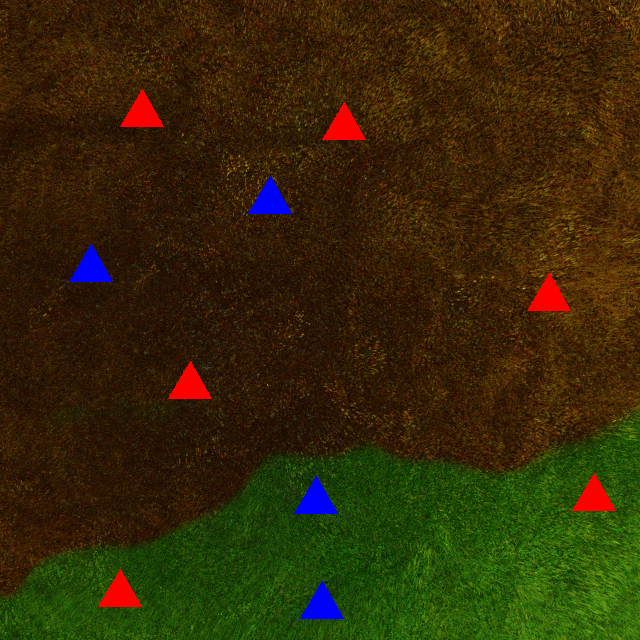
#> input picture 1.png, 640 x 640 px
$ python -i totalbluetriangles.py   (imports and definitions only)
#> lines starting #> are read from the running program, lines starting #| are printed output that depends on the picture; after the words box and inside, x2 and y2 are one past the last pixel; in counts of white or black regions, pixels touching at a corner belong together
import cv2 as cv
import numpy as np

def totalBlue(image):

#> called with image = '1.png'
    frame=cv.imread(image)
#> frame is the input picture: shape (640, 640, 3); mean B, G, R 7.3, 41.1, 52.4
    hsv = cv.cvtColor(frame, cv.COLOR_BGR2HSV)
#> hsv: shape (640, 640, 3); mean H, S, V 23.5, 233.2, 64.1
    lower_blue=np.array([90,50,50])
    upper_blue=np.array([130,255,255])
    mask = cv.inRange(hsv, lower_blue, upper_blue)
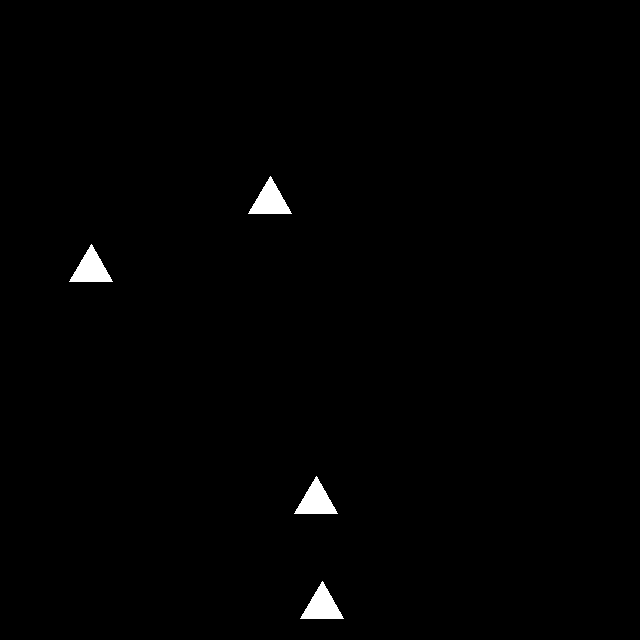
#> mask: shape (640, 640); 0.83% white; 4 white regions, box (x1, y1, x2, y2) and area: (248, 176, 292, 214) 855, (69, 244, 113, 282) 855, (294, 476, 338, 514) 855, (300, 581, 344, 619) 855
    result= cv.bitwise_not(mask)
#> result: shape (640, 640); 99.2% white; 4 black regions

    _, thresh_img = cv.threshold(result, 220, 255, cv.THRESH_BINARY)

    b=0
    contours, heirarchy = cv.findContours(result, cv.RETR_TREE, cv.CHAIN_APPROX_SIMPLE)
#> contours = 5 contours; box (x1, y1, x2, y2) and area: (0, 0, 640, 640) 408321, (299, 580, 345, 620) 914, (293, 475, 339, 515) 914, (68, 243, 114, 283) 914, (247, 175, 293, 215) 914

    for i, contour in enumerate(contours):
    # if i==0:
    #     continue #commenting this out because this was skipping our one array element with 0 index, i.e. it was also skipping one triangle
        epsilon=0.02*cv.arcLength(contour, True)
        approx=cv.approxPolyDP(contour, epsilon, True)
        # cv.drawContours(result, contour, 0, (0,0,0), 4)
        x,y,w,h=cv.boundingRect(approx)
        x_mid=int(x+w/3)
        y_mid=int(y+h/1.5)
        coords=(x_mid, y_mid)
        colour=(255,0,0)
        font=cv.FONT_HERSHEY_COMPLEX_SMALL

        if len(approx)==3:
            cv.putText(result, "Triangle", coords, font, 1, colour, 1)
            b+=1
#> this loop made 5 passes
#> (epsilon, approx, x, y, w, h, x_mid, y_mid) on passes 1 to 5: (51.12, [[0, 0], [0, 639], [639, 639], [639, 0]], 0, 0, 640, 640, 213, 426), (2.81, [[322, 580], [344, 618], [300, 619]], 300, 580, 45, 40, 315, 606), (2.81, [[316, 475], [338, 513], [294, 514]], 294, 475, 45, 40, 309, 501), (2.81, [[91, 243], [113, 281], [69, 282]], 69, 243, 45, 40, 84, 269), (2.81, [[270, 175], [292, 213], [248, 214]], 248, 175, 45, 40, 263, 201)
#> result: shape (640, 640); 99.2% white; 8 black regions (4 under 20 px), largest, box (x1, y1, x2, y2) and area: (248, 176, 292, 214) 790, (69, 244, 113, 282) 790, (294, 476, 338, 514) 790, (300, 581, 344, 619) 790
#> after the loop, b = 4

    cv.waitKey(0)
    return b

# totalBlue('2.png') --testing success

>>> result = totalBlue('1.png')
#> result = 4

$ run again, on 10.png
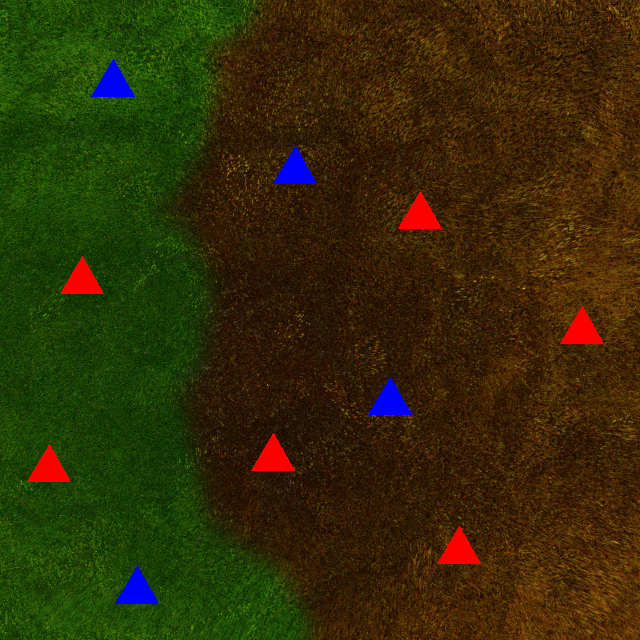
#> input picture 10.png, 640 x 640 px
#> in totalBlue, frame is the input picture: shape (640, 640, 3); mean B, G, R 7.3, 44.4, 51.2
#> hsv: shape (640, 640, 3); mean H, S, V 27.4, 233.8, 65.8
#> in totalBlue, `mask = cv.inRange(hsv, lower_blue, upper_blue)`:
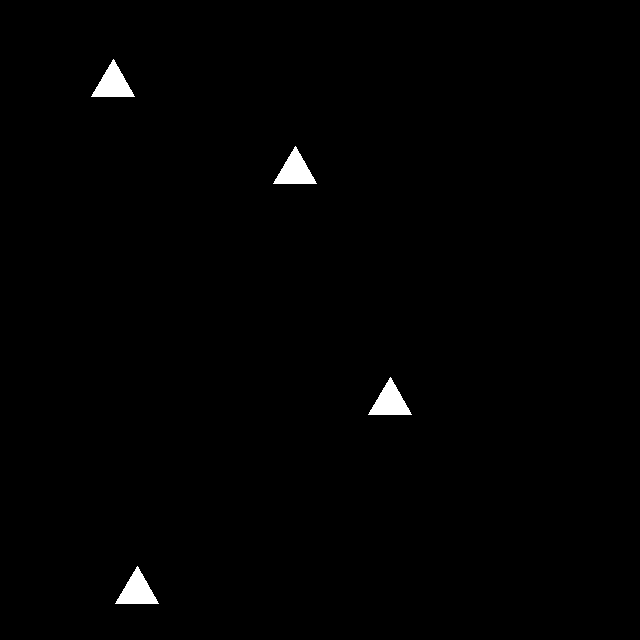
#> mask: shape (640, 640); 0.83% white; 4 white regions, box (x1, y1, x2, y2) and area: (91, 59, 135, 97) 855, (273, 146, 317, 184) 855, (368, 377, 412, 415) 855, (115, 566, 159, 604) 855
#> contours = 5 contours; box (x1, y1, x2, y2) and area: (0, 0, 640, 640) 408321, (114, 565, 160, 605) 914, (367, 376, 413, 416) 914, (272, 145, 318, 185) 914, (90, 58, 136, 98) 914
#> the loop in totalBlue, `for i, contour in enumerate(contours):` made 5 passes
#> (epsilon, approx, x, y, w, h, x_mid, y_mid) on passes 1 to 5: (51.12, [[0, 0], [0, 639], [639, 639], [639, 0]], 0, 0, 640, 640, 213, 426), (2.81, [[137, 565], [159, 603], [115, 604]], 115, 565, 45, 40, 130, 591), (2.81, [[390, 376], [412, 414], [368, 415]], 368, 376, 45, 40, 383, 402), (2.81, [[295, 145], [317, 183], [273, 184]], 273, 145, 45, 40, 288, 171), (2.81, [[113, 58], [135, 96], [91, 97]], 91, 58, 45, 40, 106, 84)
#> after the loop in totalBlue, `for i, contour in enumerate(contours):`: b = 4

$ run again, on 2.png
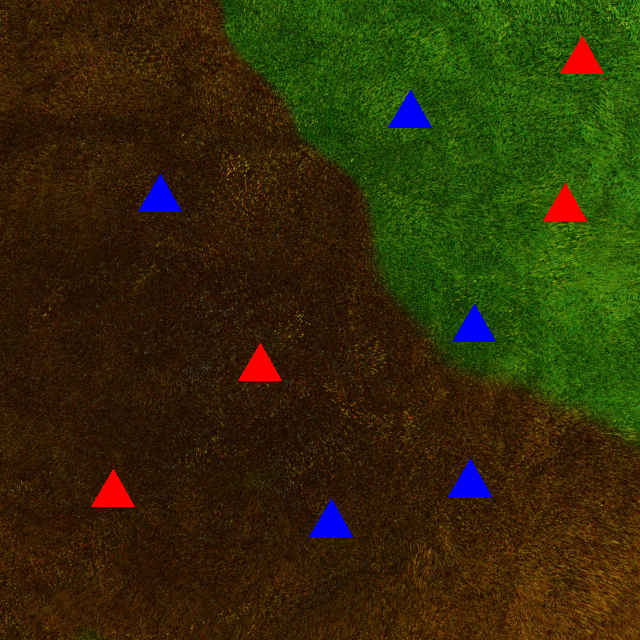
#> input picture 2.png, 640 x 640 px
#> in totalBlue, frame is the input picture: shape (640, 640, 3); mean B, G, R 8.1, 44.6, 49.8
#> hsv: shape (640, 640, 3); mean H, S, V 25.3, 232.9, 65.5
#> in totalBlue, `mask = cv.inRange(hsv, lower_blue, upper_blue)`:
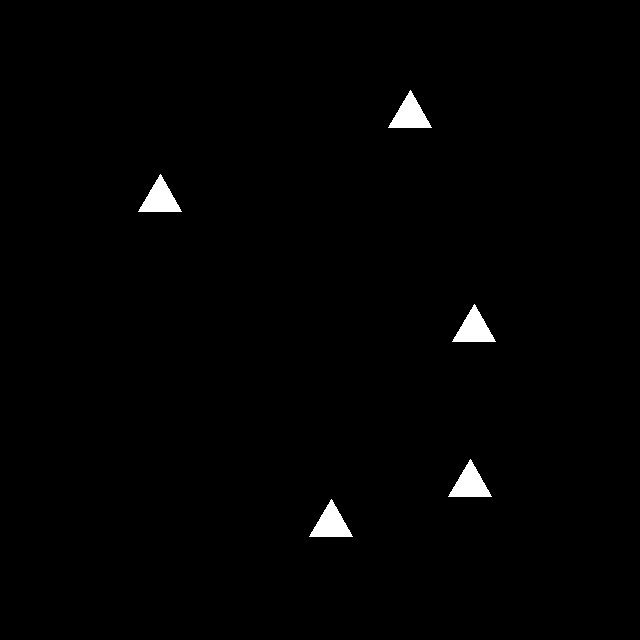
#> mask: shape (640, 640); 1% white; 5 white regions, box (x1, y1, x2, y2) and area: (388, 90, 432, 128) 855, (138, 174, 182, 212) 855, (452, 304, 496, 342) 855, (448, 459, 492, 497) 855, (309, 499, 353, 537) 855
#> contours = 6 contours; box (x1, y1, x2, y2) and area: (0, 0, 640, 640) 408321, (308, 498, 354, 538) 914, (447, 458, 493, 498) 914, (451, 303, 497, 343) 914, (137, 173, 183, 213) 914, (387, 89, 433, 129) 914
#> the loop in totalBlue, `for i, contour in enumerate(contours):` made 6 passes
#> (epsilon, approx, x, y, w, h, x_mid, y_mid) on passes 1 to 6: (51.12, [[0, 0], [0, 639], [639, 639], [639, 0]], 0, 0, 640, 640, 213, 426), (2.81, [[331, 498], [353, 536], [309, 537]], 309, 498, 45, 40, 324, 524), (2.81, [[470, 458], [492, 496], [448, 497]], 448, 458, 45, 40, 463, 484), (2.81, [[474, 303], [496, 341], [452, 342]], 452, 303, 45, 40, 467, 329), (2.81, [[160, 173], [182, 211], [138, 212]], 138, 173, 45, 40, 153, 199), (2.81, [[410, 89], [432, 127], [388, 128]], 388, 89, 45, 40, 403, 115)
#> after the loop in totalBlue, `for i, contour in enumerate(contours):`: b = 5

$ run again, on 3.png
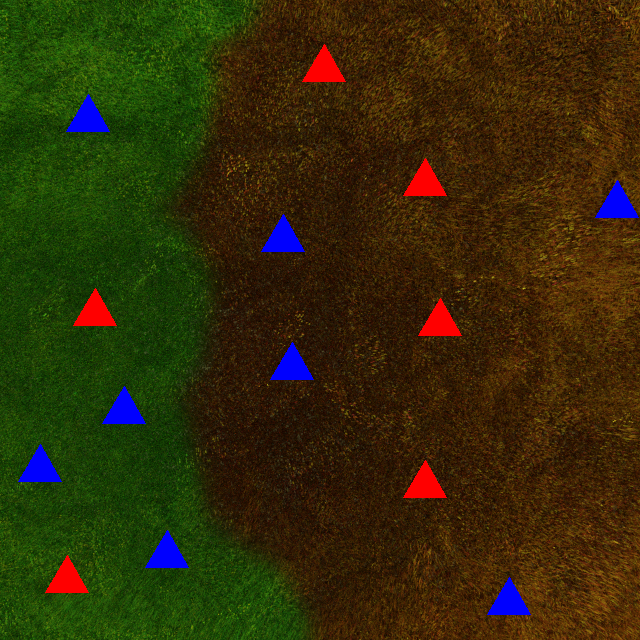
#> input picture 3.png, 640 x 640 px
#> in totalBlue, frame is the input picture: shape (640, 640, 3); mean B, G, R 9.4, 44, 50.8
#> hsv: shape (640, 640, 3); mean H, S, V 28.2, 234, 67.4
#> in totalBlue, `mask = cv.inRange(hsv, lower_blue, upper_blue)`:
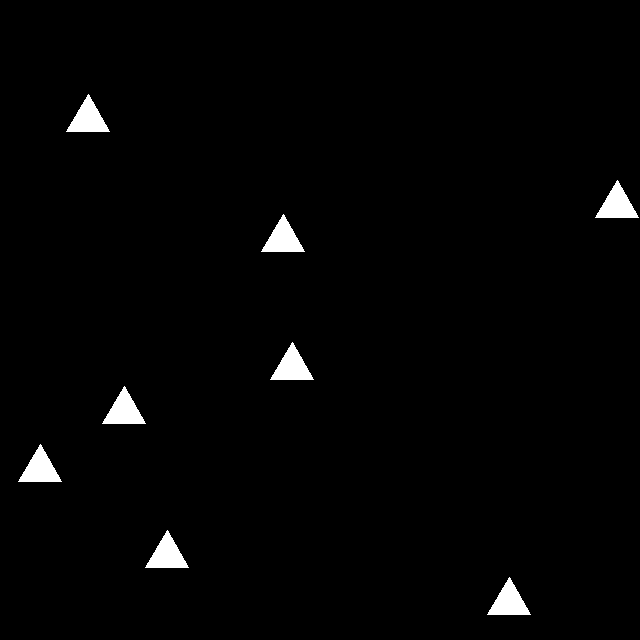
#> mask: shape (640, 640); 1.7% white; 8 white regions, largest, box (x1, y1, x2, y2) and area: (66, 94, 110, 132) 855, (595, 180, 639, 218) 855, (261, 214, 305, 252) 855
#> contours = 9 contours; largest, box (x1, y1, x2, y2) and area: (0, 0, 640, 640) 408321, (486, 576, 532, 616) 914, (144, 529, 190, 569) 914, (17, 443, 63, 483) 914, (101, 385, 147, 425) 914
#> the loop in totalBlue, `for i, contour in enumerate(contours):` made 9 passes
#> (epsilon, approx, x, y, w, h, x_mid, y_mid) on passes 1 to 6: (51.12, [[0, 0], [0, 639], [639, 639], [639, 0]], 0, 0, 640, 640, 213, 426), (2.81, [[509, 576], [531, 614], [487, 615]], 487, 576, 45, 40, 502, 602), (2.81, [[167, 529], [189, 567], [145, 568]], 145, 529, 45, 40, 160, 555), (2.81, [[40, 443], [62, 481], [18, 482]], 18, 443, 45, 40, 33, 469), (2.81, [[124, 385], [146, 423], [102, 424]], 102, 385, 45, 40, 117, 411), (2.81, [[292, 341], [314, 379], [270, 380]], 270, 341, 45, 40, 285, 367)
#> after the loop in totalBlue, `for i, contour in enumerate(contours):`: b = 8
